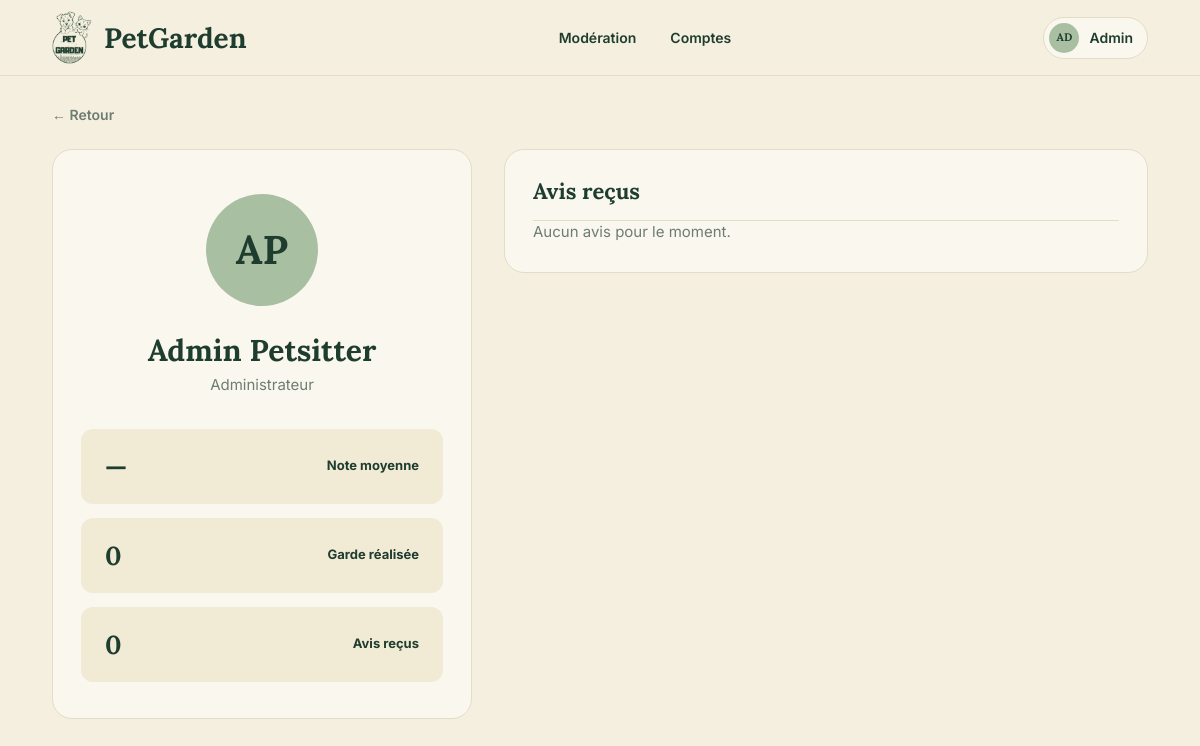
The app's page /profil.php (signed in) with its own data.
### tables this page shows
create table utilisateur (
    id_utilisateur int auto_increment,
    nom varchar(50) not null,
    prenom varchar(50) not null,
    email varchar(150) not null unique,
    mdp varchar(255) not null,
    role enum('utilisateur', 'admin') not null default 'utilisateur',
    constraint pk_utilisateur primary key (id_utilisateur)
);

### public/profil.php (called while the page is built)
<?php
require_once __DIR__ . '/../controleur/utilisateur_controller.php';
$controleur = new UtilisateurController();
$donnees = $controleur->profil();
extract($donnees);
require __DIR__ . '/../vue/profil.php';

### model/utilisateur.php (called while the page is built, shortened)
<?php
require_once __DIR__ . '/../config/database.php';
class Utilisateur
{
    private $pdo;
    public function __construct()
    {
        $database = new Database();
        $this->pdo = $database->getConnection();
    }
    public function trouverParId($id)
    {
        $requete = $this->pdo->prepare(
            'select id_utilisateur, nom, prenom, email, role
             from utilisateur
             where id_utilisateur = :id'
        );
        $requete->execute(['id' => $id]);
        return $requete->fetch();
    }
    public function statistiques($id)
    {
        $requete = $this->pdo->prepare(
            "select
                (select round(avg(note), 1) from avis where id_cible = :id1) as note_moyenne,
                (select count(*) from avis where id_cible = :id2) as nb_avis,
                (select count(*)
                 from candidatures as c
                 inner join annonces as a on a.id_annonce = c.id_annonce
                 where c.id_gardien = :id3
                 and c.statut = 'acceptee'
                 and a.statut = 'terminee') as gardes_realisees"
        );
        $requete->execute(['id1' => $id, 'id2' => $id, 'id3' => $id]);
        return $requete->fetch();
    }
}

### config/database.php (called while the page is built)
<?php
class Database{
    private $host = 'localhost';
    private $dbname = 'petgarden';
    private $user = 'root';
    private $mdp = '';
    private static $pdo = null;
    public function getConnection(){
        if (self::$pdo === null) {
            try {
                self::$pdo = new PDO(
                    "mysql:host=$this->host;dbname=$this->dbname;charset=utf8mb4",
                    $this->user,
                    $this->mdp,
                    [
                        PDO::ATTR_ERRMODE => PDO::ERRMODE_EXCEPTION,
                        PDO::ATTR_DEFAULT_FETCH_MODE => PDO::FETCH_ASSOC,
                    ]
                );
            } catch (PDOException $e) {
                http_response_code(500);
                exit('erreur de connexion à la base de données.');
            }
        }
        return self::$pdo;
    }
}

### controleur/utilisateur_controller.php (called while the page is built, shortened)
<?php
require_once __DIR__ . '/controleur.php';
require_once __DIR__ . '/../model/utilisateur.php';
require_once __DIR__ . '/../model/avis.php';
class UtilisateurController extends Controleur
{
    public function profil()
    {
        $id = $this->entier($_GET, 'id');
        if ($id === 0) {
            $id = $this->exigerConnexion();
        }
        $utilisateurModel = new Utilisateur();
        $profil = $utilisateurModel->trouverParId($id);
        $avisModel = new Avis();
        return $this->vue([
            'profil' => $profil,
            'statistiques' => $utilisateurModel->statistiques($id),
            'avisRecus' => $avisModel->listerRecus($id),
        ]);
    }
}

### controleur/controleur.php (called while the page is built, shortened)
<?php
class Controleur
{
    protected function exigerConnexion()
    {
        return (int) $_SESSION['id_utilisateur'];
    }
    protected function entier($tableau, $cle)
    {
        $valeur = filter_var($tableau[$cle] ?? null, FILTER_VALIDATE_INT, ['options' => ['min_range' => 1]]);
        return $valeur === false ? 0 : $valeur;
    }
}

### vue/partials/fonctions.php (called while the page is built, shortened)
<?php
function e($valeur)
{
    return htmlspecialchars((string) $valeur, ENT_QUOTES, 'UTF-8');
}
function titre($texte)
{
    return mb_convert_case((string) $texte, MB_CASE_TITLE, 'UTF-8');
}
function nom_complet($prenom, $nom)
{
    return titre($prenom . ' ' . $nom);
}
function initiales($prenom, $nom)
{
    return mb_strtoupper(mb_substr((string) $prenom, 0, 1) . mb_substr((string) $nom, 0, 1));
}

### model/avis.php (called while the page is built, shortened)
<?php
require_once __DIR__ . '/../config/database.php';
class Avis
{
    public function __construct()
    {
        $database = new Database();
    }
}

### vue/partials/entete.php (the view, shortened to what this page needs)
<?php
require_once __DIR__ . '/fonctions.php';
$est_admin = $connecte !== null && $connecte['role'] === 'admin';
if ($est_admin) {
    $liens = ['moderation' => ['admin_moderation.php', 'Modération'], 'comptes' => ['admin_comptes.php', 'Comptes']];
} else {
    $liens = ['accueil' => ['index.php', 'Accueil'], 'annonces' => ['annonces.php', 'Annonces']];
}
?>
<!doctype html>
<html lang="fr">
<head>
    <link rel="stylesheet" href="assets/css/style.css">
</head>
<body>
<header class="entete">
    <div class="conteneur entete-contenu">
        <a class="logo" href="<?= $est_admin ? 'admin_moderation.php' : 'index.php' ?>">
            <img src="assets/img/logo.png" alt="" width="40" height="52">
            <span>PetGarden</span>
        </a>
        <?php if ($page_active !== 'auth') : ?>
            <nav class="navigation">
                <?php foreach ($liens as $cle => $lien) : ?>
                    <a href="<?= e($lien[0]) ?>" class="<?= $cle === $page_active ? 'actif' : '' ?>"><?= e($lien[1]) ?></a>
                <?php endforeach; ?>
            </nav>
        <?php endif; ?>
        <?php if ($connecte !== null) : ?>
            <details class="compte">
                <summary>
                    <span class="avatar avatar-xs"><?= e($est_admin ? 'AD' : initiales($connecte['prenom'], $connecte['nom'])) ?></span>
                    <?= e($est_admin ? 'Admin' : nom_court($connecte['prenom'], $connecte['nom'])) ?>
                </summary>
            </details>
        <?php endif; ?>
    </div>
</header>

### vue/profil.php (shortened to what this page needs)
<?php
require_once __DIR__ . '/partials/fonctions.php';
$page_active = 'annonces';
require __DIR__ . '/partials/entete.php';
?>
<main class="conteneur page">
    <a href="annonces.php" class="retour">← Retour</a>
    <div class="mise-en-page mise-en-page-profil">
        <section class="carte profil">
            <span class="avatar avatar-xl"><?= e(initiales($profil['prenom'], $profil['nom'])) ?></span>
            <h1><?= e(nom_complet($profil['prenom'], $profil['nom'])) ?></h1>
            <p class="texte-doux"><?= $profil['role'] === 'admin' ? 'Administrateur' : 'Membre PetGarden' ?></p>
            <div class="profil-stats">
                <div>
                    <strong><?= $statistiques['note_moyenne'] !== null ? e(note($statistiques['note_moyenne'])) . ' / 5' : '—' ?></strong>
                    <span>Note moyenne</span>
                </div>
                <div>
                    <strong><?= (int) $statistiques['gardes_realisees'] ?></strong>
                    <span><?= (int) $statistiques['gardes_realisees'] > 1 ? 'Gardes réalisées' : 'Garde réalisée' ?></span>
                </div>
                <div>
                    <strong><?= (int) $statistiques['nb_avis'] ?></strong>
                    <span>Avis reçus</span>
                </div>
            </div>
        </section>
        <section class="carte">
            <h2 class="titre-carte titre-separe">Avis reçus</h2>
            <?php if (empty($avisRecus)) : ?>
                <p class="texte-doux">Aucun avis pour le moment.</p>
            <?php endif; ?>
        </section>
    </div>
</main>
<?php require __DIR__ . '/partials/pied.php'; ?>

### public/assets/css/style.css (style rules this page uses)
:root { --vert: #1e3d2f; --vert-survol: #2f5342; --fond: #f5efdf; --carte: #faf7ee; --champ: #f1ead5; --bordure: #e4dcc4; --texte: #1e3d2f; --texte-doux: #6e7d72; --sauge: #a9bfa2; --sauge-clair: #c9d6bc; --sauge-fonce: #6f8c6c; --sable: #e2d6a5; --sable-clair: #e6ddbc; --or: #c9a94a; --etoile-vide: #ddd5ba; --rose: #ebd5cc; --rose-texte: #9a5a47; --titre: 'lora', georgia, serif; --corps: 'inter', system-ui, sans-serif; }
*, *::before, *::after { box-sizing: border-box; }
html { background: var(--fond); }
body { margin: 0; min-height: 100vh; display: flex; flex-direction: column; font-family: var(--corps); font-size: 15px; line-height: 1.5; color: var(--texte); background: var(--fond); }
main { flex: 1; }
h1, h2, h3 { margin: 0; font-family: var(--titre); font-weight: 700; line-height: 1.2; color: var(--vert); }
p { margin: 0; }
a { color: inherit; }
img, svg { display: block; }
.conteneur { width: 100%; max-width: 1280px; margin: 0 auto; padding: 0 52px; }
.texte-doux { color: var(--texte-doux); }
.entete { border-bottom: 1px solid var(--bordure); background: var(--fond); }
.entete-contenu { display: flex; align-items: center; gap: 24px; height: 75px; }
.logo { display: flex; align-items: center; gap: 12px; text-decoration: none; }
.logo img { width: 40px; height: auto; }
.logo span { font-family: var(--titre); font-size: 28px; font-weight: 700; color: var(--vert); }
.navigation { display: flex; gap: 6px; margin: 0 auto; }
.navigation a { padding: 7px 14px; border-radius: 17px; font-size: 14px; font-weight: 600; text-decoration: none; }
.compte { position: relative; }
.compte summary { display: flex; align-items: center; gap: 10px; padding: 5px 14px 5px 5px; border: 1px solid var(--bordure); border-radius: 21px; background: var(--carte); font-size: 14px; font-weight: 600; cursor: pointer; list-style: none; }
.carte { border: 1px solid var(--bordure); border-radius: 20px; background: var(--carte); padding: 28px; }
.page { padding-top: 28px; padding-bottom: 80px; }
.titre-carte { font-size: 22px; margin-bottom: 18px; }
.titre-separe { padding-bottom: 16px; margin-bottom: 0; border-bottom: 1px solid var(--bordure); }
.retour { display: inline-block; margin-bottom: 24px; font-size: 14px; font-weight: 600; color: var(--texte-doux); text-decoration: none; }
.mise-en-page { display: grid; grid-template-columns: minmax(0, 1fr) 352px; gap: 24px; align-items: start; }
.mise-en-page-profil { grid-template-columns: 420px minmax(0, 1fr); gap: 32px; }
.avatar { display: inline-flex; flex: none; align-items: center; justify-content: center; width: 48px; height: 48px; border-radius: 50%; background: var(--sauge); font-family: var(--titre); font-size: 17px; font-weight: 700; color: var(--vert); }
.avatar-xs { width: 30px; height: 30px; font-size: 11px; }
.avatar-xl { width: 112px; height: 112px; font-size: 40px; }
.profil { display: flex; flex-direction: column; align-items: center; padding: 44px 28px 36px; text-align: center; }
.profil h1 { margin: 26px 0 6px; font-size: 30px; }
.profil-stats { display: grid; gap: 14px; width: 100%; margin-top: 32px; }
.profil-stats div { display: flex; align-items: center; justify-content: space-between; padding: 18px 24px; border-radius: 12px; background: var(--champ); }
.profil-stats strong { font-family: var(--titre); font-size: 26px; }
.profil-stats span { font-size: 13px; font-weight: 700; }

### records on screen
utilisateur: role "AD", role "Admin", initiales($profil['prenom'], $profil['nom']) "AP", nom_complet($profil['prenom'], $profil['nom']) "Admin Petsitter"

### other values on screen
$lien[1] "Modération"
$lien[1] "Comptes"
$statistiques['gardes_realisees'] "0"
$statistiques['nb_avis'] "0"
